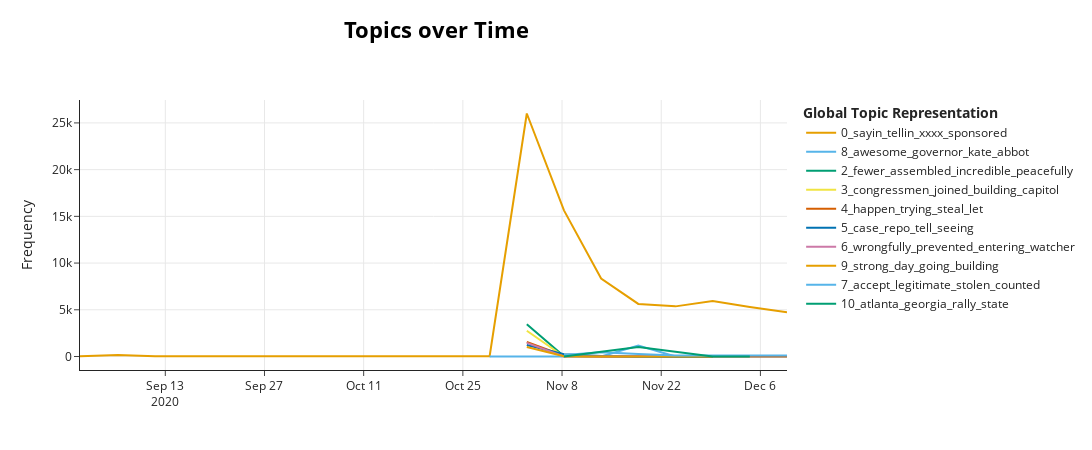

The code cell stored with this chart in its notebook:
### Code cell
fig = topic_model.visualize_topics_over_time(topics_over_time, topics=[0, 2, 3, 4, 5, 6, 7, 8 , 9, 10])
fig

### Figure 1 — Plotly figure (JSON) as saved in the notebook; plotly's stock layout.template omitted (floating-point values rounded to 4 significant figures)
{"data": [{"hoverinfo": "text", "hovertext": ["<b>Topic 0</b><br>Words: sayin, tellin, xxxx, sponsored, jus", "<b>Topic 0</b><br>Words: sayin, tellin, xxxx, sponsored, jus", "<b>Topic 0</b><br>Words: sayin, tellin, xxxx, sponsored, jus", "<b>Topic 0</b><br>Words: sayin, tellin, xxxx, sponsored, jus", "<b>Topic 0</b><br>Words: sayin, tellin, xxxx, sponsored, jus", "<b>Topic 0</b><br>Words: sayin, tellin, xxxx, sponsored, jus", "<b>Topic 0</b><br>Words: sayin, tellin, xxxx, sponsored, jus", "<b>Topic 0</b><br>Words: sayin, tellin, xxxx, sponsored, jus", "<b>Topic 0</b><br>Words: sayin, tellin, xxxx, sponsored, jus", "<b>Topic 0</b><br>Words: sayin, tellin, xxxx, sponsored, jus", "<b>Topic 0</b><br>Words: sayin, tellin, xxxx, sponsored, jus", "<b>Topic 0</b><br>Words: sayin, tellin, xxxx, sponsored, jus", "<b>Topic 0</b><br>Words: sayin, xxxx, tellin, jus, sponsored", "<b>Topic 0</b><br>Words: weren, sayin, tellin, xxxx, sponsored", "<b>Topic 0</b><br>Words: sayin, tellin, xxxx, sponsored, jus", "<b>Topic 0</b><br>Words: sayin, tellin, xxxx, sponsored, jus", "<b>Topic 0</b><br>Words: sayin, tellin, xxxx, sponsored, jus", "<b>Topic 0</b><br>Words: sponsored, sayin, tellin, xxxx, already", "<b>Topic 0</b><br>Words: tellin, sayin, xxxx, sponsored, jus", "<b>Topic 0</b><br>Words: sayin, tellin, xxxx, sponsored, jus"], "marker": {"color": "#E69F00"}, "mode": "lines", "name": "0_sayin_tellin_xxxx_sponsored", "type": "scatter", "x": ["2020-08-31T23:01:15.556999", "2020-09-06T07:27:44.150000", "2020-09-11T13:23:06.300000", "2020-09-16T19:18:28.449999", "2020-09-22T01:13:50.600000", "2020-09-27T07:09:12.750000", "2020-10-02T13:04:34.900000", "2020-10-07T18:59:57.049999", "2020-10-13T00:55:19.200000", "2020-10-18T06:50:41.350000", "2020-10-23T12:46:03.500000", "2020-10-28T18:41:25.649999", "2020-11-03T00:36:47.800000", "2020-11-08T06:32:09.950000", "2020-11-13T12:27:32.100000", "2020-11-18T18:22:54.249999", "2020-11-24T00:18:16.400000", "2020-11-29T06:13:38.550000", "2020-12-04T12:09:00.700000", "2020-12-09T18:04:22.849999"], "y": [18, 166, 38, 35, 62, 90, 28, 42, 19, 12, 32, 33, 26008, 15642, 8353, 5629, 5366, 5951, 5305, 4727]}, {"hoverinfo": "text", "hovertext": ["<b>Topic 8</b><br>Words: laura, governor, awesome, florida, held", "<b>Topic 8</b><br>Words: awesome, governor, bullhorns, safely, improve", "<b>Topic 8</b><br>Words: awesome, governor, calley, schuette, manor", "<b>Topic 8</b><br>Words: awesome, kate, governor, brown, oregon", "<b>Topic 8</b><br>Words: awesome, governor, kate, escaped, abbot", "<b>Topic 8</b><br>Words: awesome, governor, kate, abbot, calley", "<b>Topic 8</b><br>Words: tabacco, awesome, governor, johnny, boss", "<b>Topic 8</b><br>Words: awesome, governor, abbot, transplant, england", "<b>Topic 8</b><br>Words: awesome, governors, governor, hypocrisy, name"], "marker": {"color": "#56B4E9"}, "mode": "lines", "name": "8_awesome_governor_kate_abbot", "type": "scatter", "x": ["2020-10-28T18:41:25.649999", "2020-11-03T00:36:47.800000", "2020-11-08T06:32:09.950000", "2020-11-13T12:27:32.100000", "2020-11-18T18:22:54.249999", "2020-11-24T00:18:16.400000", "2020-11-29T06:13:38.550000", "2020-12-04T12:09:00.700000", "2020-12-09T18:04:22.849999"], "y": [1, 4, 3, 2, 1163, 4, 1, 3, 1]}, {"hoverinfo": "text", "hovertext": ["<b>Topic 2</b><br>Words: fewer, assembled, incredible, peacefully, across", "<b>Topic 2</b><br>Words: fewer, assembled, incredible, peacefully, across", "<b>Topic 2</b><br>Words: fewer, assembled, incredible, peacefully, across", "<b>Topic 2</b><br>Words: paies, mob, major, fewer, assembled", "<b>Topic 2</b><br>Words: fewer, assembled, incredible, peacefully, across", "<b>Topic 2</b><br>Words: bridget, meeting, fewer, assembled, incredible"], "marker": {"color": "#009E73"}, "mode": "lines", "name": "2_fewer_assembled_incredible_peacefully", "type": "scatter", "x": ["2020-11-03T00:36:47.800000", "2020-11-08T06:32:09.950000", "2020-11-13T12:27:32.100000", "2020-11-18T18:22:54.249999", "2020-11-24T00:18:16.400000", "2020-11-29T06:13:38.550000"], "y": [3442, 16, 3, 1, 2, 1]}, {"hoverinfo": "text", "hovertext": ["<b>Topic 3</b><br>Words: congressmen, joined, building, capitol, harrisburg", "<b>Topic 3</b><br>Words: congressmen, joined, building, capitol, harrisburg", "<b>Topic 3</b><br>Words: congressmen, joined, building, capitol, harrisburg"], "marker": {"color": "#F0E442"}, "mode": "lines", "name": "3_congressmen_joined_building_capitol", "type": "scatter", "x": ["2020-11-03T00:36:47.800000", "2020-11-08T06:32:09.950000", "2020-11-13T12:27:32.100000"], "y": [2757, 5, 1]}, {"hoverinfo": "text", "hovertext": ["<b>Topic 4</b><br>Words: happen, trying, steal, let, won", "<b>Topic 4</b><br>Words: happen, trying, steal, let, democrats", "<b>Topic 4</b><br>Words: happen, trying, cuba, developed, steal", "<b>Topic 4</b><br>Words: concede, happen, steal, trying, let", "<b>Topic 4</b><br>Words: happen, trying, receives, steal, let", "<b>Topic 4</b><br>Words: happen, rag, trying, victorious, steal", "<b>Topic 4</b><br>Words: happen, ram, shoe, trying, foot", "<b>Topic 4</b><br>Words: learned, happen, trying, destroy, democrats"], "marker": {"color": "#D55E00"}, "mode": "lines", "name": "4_happen_trying_steal_let", "type": "scatter", "x": ["2020-11-03T00:36:47.800000", "2020-11-08T06:32:09.950000", "2020-11-13T12:27:32.100000", "2020-11-18T18:22:54.249999", "2020-11-24T00:18:16.400000", "2020-11-29T06:13:38.550000", "2020-12-04T12:09:00.700000", "2020-12-09T18:04:22.849999"], "y": [1557, 76, 2, 1, 2, 3, 1, 2]}, {"hoverinfo": "text", "hovertext": ["<b>Topic 5</b><br>Words: case, repo, tell, seeing, call", "<b>Topic 5</b><br>Words: case, repo, tell, seeing, call", "<b>Topic 5</b><br>Words: case, repo, tell, seeing, call", "<b>Topic 5</b><br>Words: case, repo, tell, seeing, call", "<b>Topic 5</b><br>Words: case, repo, tell, seeing, call"], "marker": {"color": "#0072B2"}, "mode": "lines", "name": "5_case_repo_tell_seeing", "type": "scatter", "x": ["2020-11-03T00:36:47.800000", "2020-11-08T06:32:09.950000", "2020-11-13T12:27:32.100000", "2020-11-18T18:22:54.249999", "2020-11-29T06:13:38.550000"], "y": [1236, 246, 51, 2, 1]}, {"hoverinfo": "text", "hovertext": ["<b>Topic 6</b><br>Words: wrongfully, prevented, entering, watcher, polling", "<b>Topic 6</b><br>Words: wrongfully, prevented, entering, watcher, polling", "<b>Topic 6</b><br>Words: wrongfully, prevented, entering, watcher, polling", "<b>Topic 6</b><br>Words: wrongfully, prevented, entering, watcher, polling", "<b>Topic 6</b><br>Words: wrongfully, prevented, entering, watcher, polling"], "marker": {"color": "#CC79A7"}, "mode": "lines", "name": "6_wrongfully_prevented_entering_watcher", "type": "scatter", "x": ["2020-11-03T00:36:47.800000", "2020-11-08T06:32:09.950000", "2020-11-13T12:27:32.100000", "2020-11-18T18:22:54.249999", "2020-11-24T00:18:16.400000"], "y": [1458, 6, 2, 1, 48]}, {"hoverinfo": "text", "hovertext": ["<b>Topic 9</b><br>Words: strong, day, going, building, capitol", "<b>Topic 9</b><br>Words: strong, day, going, building, capitol", "<b>Topic 9</b><br>Words: strong, burnt, day, looted, going", "<b>Topic 9</b><br>Words: legislative, strong, day, session, suppoer", "<b>Topic 9</b><br>Words: building, capitol, harrisburg, strong, day"], "marker": {"color": "#E69F00"}, "mode": "lines", "name": "9_strong_day_going_building", "type": "scatter", "x": ["2020-11-03T00:36:47.800000", "2020-11-08T06:32:09.950000", "2020-11-13T12:27:32.100000", "2020-11-24T00:18:16.400000", "2020-11-29T06:13:38.550000"], "y": [1016, 26, 5, 1, 1]}, {"hoverinfo": "text", "hovertext": ["<b>Topic 7</b><br>Words: accept, legitimate, stolen, counted, right", "<b>Topic 7</b><br>Words: accept, legitimate, stolen, counted, right", "<b>Topic 7</b><br>Words: accept, legitimate, stolen, counted, right", "<b>Topic 7</b><br>Words: accept, legitimate, stolen, counted, right", "<b>Topic 7</b><br>Words: accept, legitimate, stolen, counted, right", "<b>Topic 7</b><br>Words: accept, legitimate, stolen, counted, right", "<b>Topic 7</b><br>Words: accept, legitimate, stolen, counted, right"], "marker": {"color": "#56B4E9"}, "mode": "lines", "name": "7_accept_legitimate_stolen_counted", "type": "scatter", "x": ["2020-11-08T06:32:09.950000", "2020-11-13T12:27:32.100000", "2020-11-18T18:22:54.249999", "2020-11-24T00:18:16.400000", "2020-11-29T06:13:38.550000", "2020-12-04T12:09:00.700000", "2020-12-09T18:04:22.849999"], "y": [172, 459, 271, 113, 99, 72, 101]}, {"hoverinfo": "text", "hovertext": ["<b>Topic 10</b><br>Words: atlanta, jubilation, dubbed, georgia, rally", "<b>Topic 10</b><br>Words: atlanta, georgia, rally, state, capitol", "<b>Topic 10</b><br>Words: atlanta, georgia, loyalists, tump, rally", "<b>Topic 10</b><br>Words: rallying, capital, atlanta, georgia, rally"], "marker": {"color": "#009E73"}, "mode": "lines", "name": "10_atlanta_georgia_rally_state", "type": "scatter", "x": ["2020-11-08T06:32:09.950000", "2020-11-18T18:22:54.249999", "2020-11-29T06:13:38.550000", "2020-12-04T12:09:00.700000"], "y": [1, 1010, 4, 2]}], "layout": {"height": 450, "hoverlabel": {"bgcolor": "white", "font": {"family": "Rockwell", "size": 16}}, "legend": {"title": {"text": "<b>Global Topic Representation"}}, "title": {"font": {"color": "Black", "size": 22}, "text": "<b>Topics over Time", "x": 0.4, "xanchor": "center", "y": 0.95, "yanchor": "top"}, "width": 1250, "xaxis": {"showgrid": true}, "yaxis": {"showgrid": true, "title": {"text": "Frequency"}}}}
